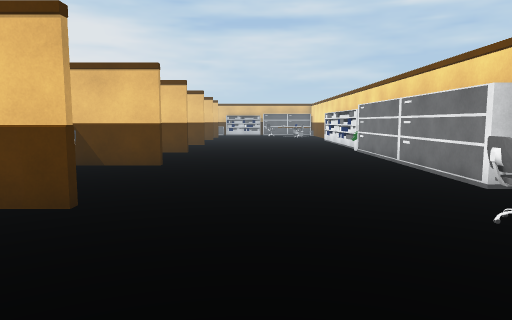
[1] (above)

22 first-person views from a walk through a scene from a Unity 3-D project. The camera is 1.3 m above the floor, tilts 6° down and sees 70° across. The floor is counted in squares, 1 m on a side. Each view is taken from the middle of a square. On the plan, view 1 faces up. The plan holds only what a view shows up to about 15 squares ahead; the rest is blank. The place goes on beyond the plan.

[2]
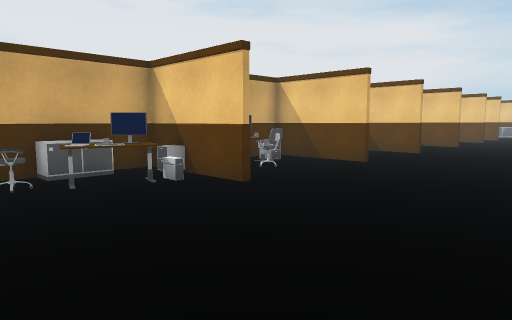

[3]
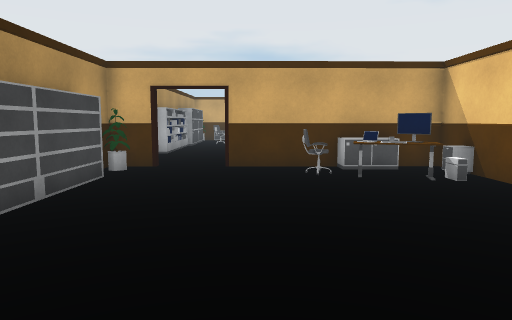

[4]
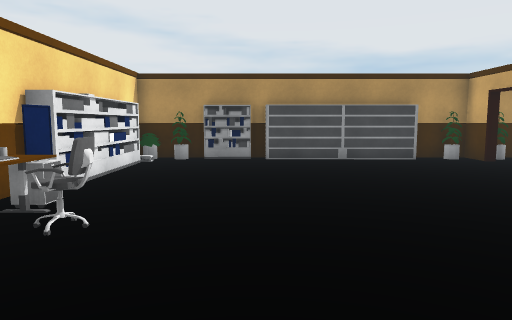

[5]
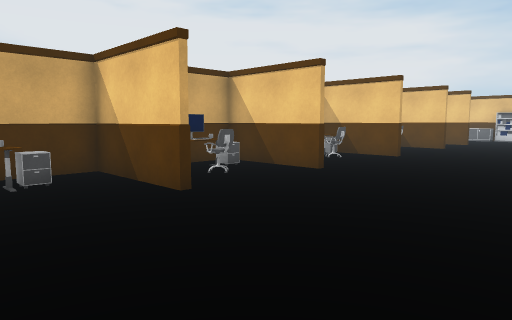

[6]
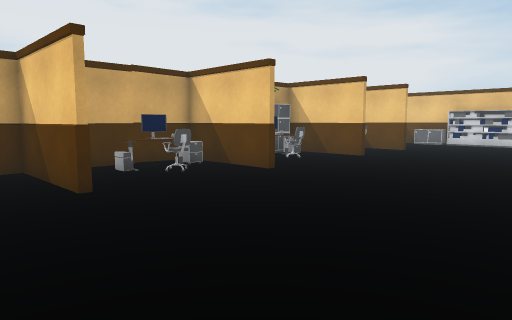

[7]
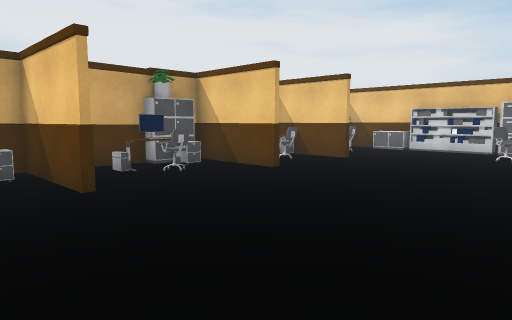

[8]
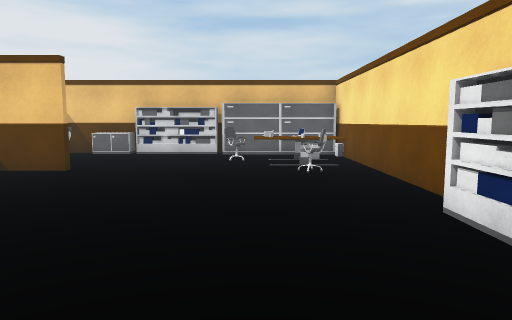

[9]
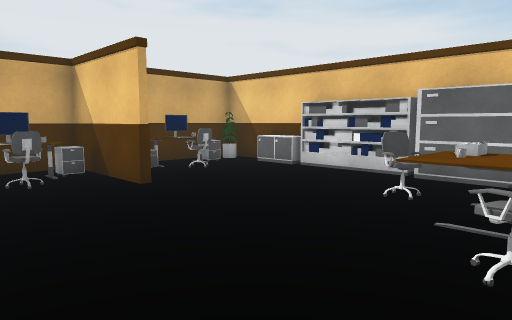

[10]
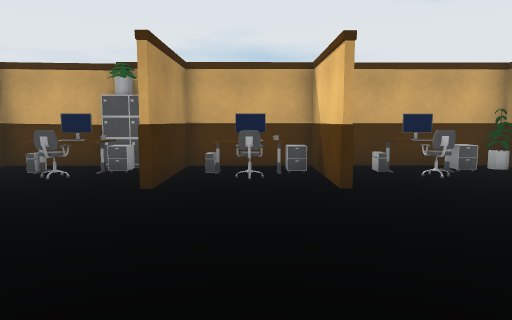

[11]
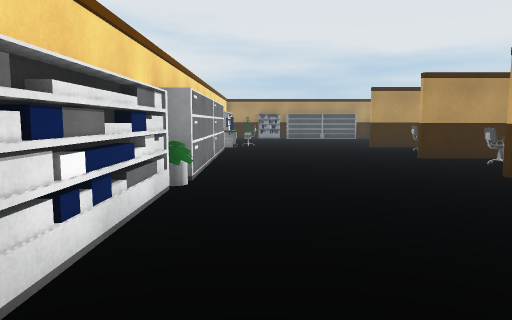

[12]
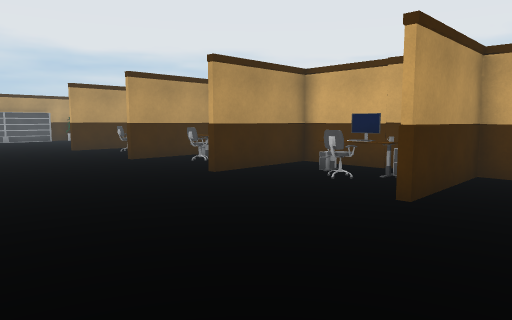

[13]
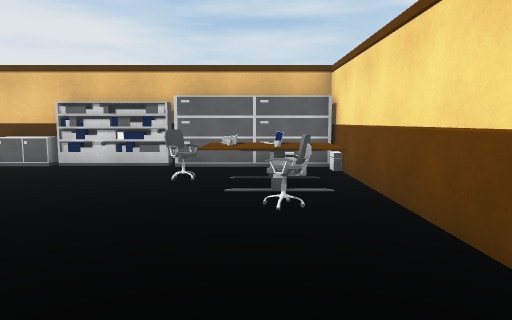

[14]
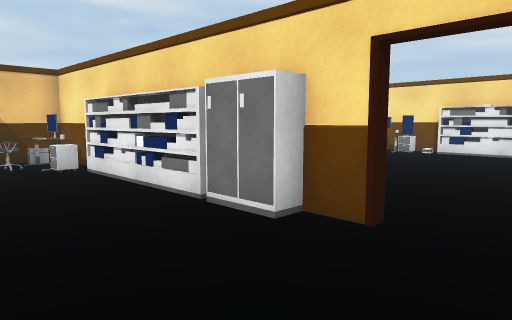

[15]
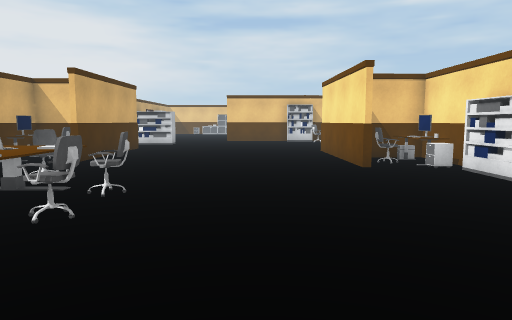

[16]
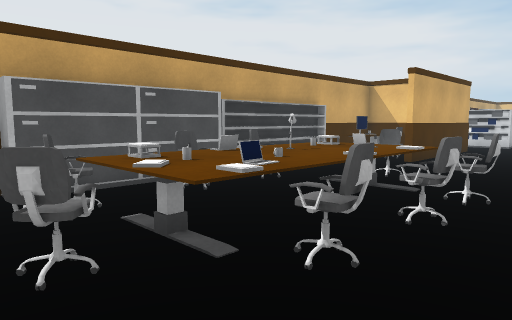

[17]
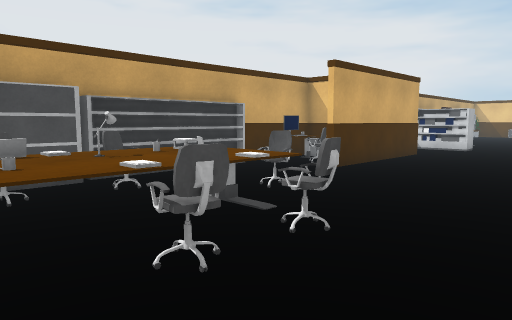

[18]
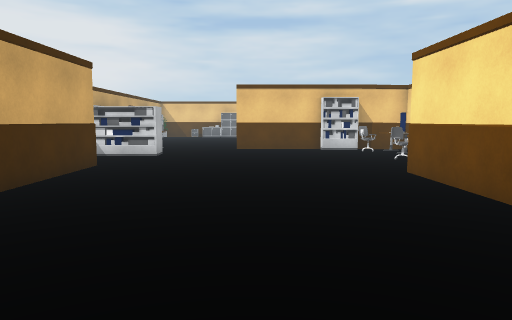

[19]
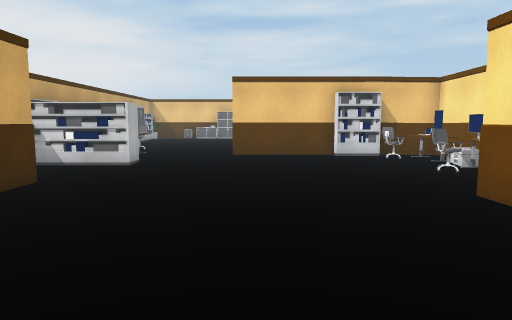

[20]
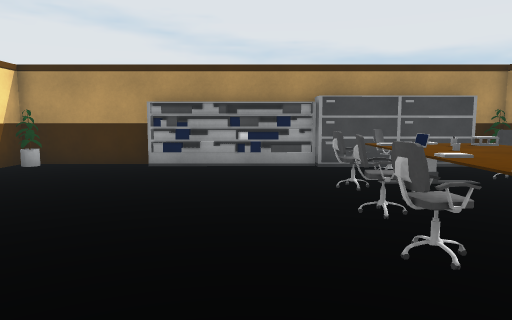

[21]
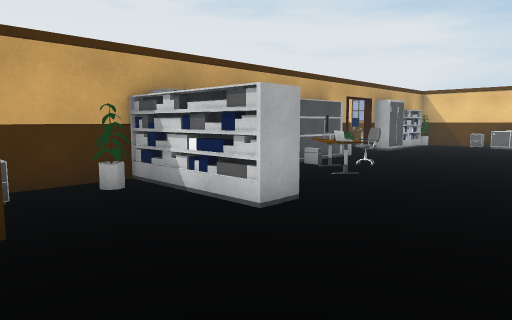

[22]
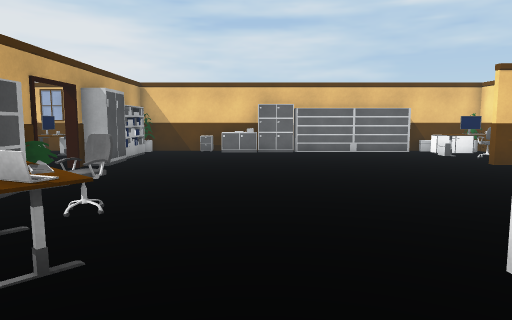

### Floor plan
Points are (right, up) in squares from view 1. A wall is a line through its corners. A room is listed if a view was taken in it or the views show most of it. See-through windows are left out.
Room 1 (views 1, 2, 3, 4, 5, 6, 7, 8, 9, 10, 11, 12, 13, 14, 15, 16, 17, 18, 19, 20, 21, 22)
walls: (-6.8, 15.6) (-2.9, 15.6); (-6.8, 18.4) (-6.8, 21.2) (-9.2, 21.2); (-6.3, 11.1) (-2.8, 11.1); (-2.9, 15.4) (-6.8, 15.4); (-10.9, 21.2) (-15, 21.2); (-2.8, 10.8) (-6.7, 10.8) (-6.7, 8.6); (-9.9, 7.4) (-10.1, 13.5); (-6.8, 7.6) (-6.8, 10.3) (-8.9, 10.3); (-2.9, 20.4) (-6.7, 20.4) (-6.7, 14.4); (-6.7, 23.9) (-6.7, 20.6) (-2.9, 20.6); (-18.7, 14.9) (-18.7, 8.8); (-6.9, 26) (-3, 26); (-2.8, 5.4) (-6.5, 5.4); (-20.1, 11.7) (-21.8, 11.7) (-21.8, 8.4); (-3, 25.8) (-6.8, 25.8); (-6.7, 2.5) (-6.7, -0.9); (-6.7, 27.5) (-6.7, 25.6); (-21.9, 17.9) (-21.9, 15.3); (4.7, 17) (4.7, 21.8); (4.9, 18.3) (5, 21.3); (-9.2, 30) (-9.9, 30); (4.5, 7) (4.4, 15.7); (-3, 29.6) (-6.9, 29.6); (-6.8, -1) (-6.8, 0.2); (4.7, 23.8) (4.7, 25.3); (5, 24.3) (5, 25); (-6.7, -2.9) (-6.7, -3.5); (5.3, 26.3) (5.3, 34.5); (-21.9, 29.2) (-22.4, 29.2); (5.2, 2.1) (5.2, 3.1); (-10.8, -4.2) (-7.5, -4.2); (-5.5, -4.2) (-4.8, -4.2); (-4.4, 35.3) (-6.7, 35.3) (-6.7, 30.7); (0.6, -4.2) (1.2, -4.2); (2.9, -4.2) (3.5, -4.2); (-21.6, -3.8) (-21.6, -4.3)
objects: shelf (-22, 3) to (-21, 5); shelf (-22, 7); other object (-22, 26) to (-21, 27); cabinet (-22, 30) to (-21, 31); shelf (-22, 32) to (-22, 33); other object (-21, -4); other object (-21, -1) to (-21, 2); other object (-21, 9) to (-20, 11); other object (-21, 15); other object (-21, 17); shelf (-21, 18) to (-18, 18); shelf (-21, 19) to (-18, 19); other object (-21, 20); other object (-21, 23) to (-21, 25); other object (-20, -4) to (-16, -4); chair (-20, -1) to (-19, -1); chair (-20, 1); chair (-20, 3); other object (-20, 22) to (-20, 23); chair (-20, 24) to (-19, 24); other object (-19, 0); laptop (-19, 1); other object (-19, 2); other object (-19, 3); other object (-19, 4); laptop (-19, 21); other object (-19, 22); keyboard (-19, 23); chair (-18, -2) to (-17, -2); other object (-18, -1); other object (-18, 0); other object (-18, 1); other object (-18, 2); other object (-18, 3) to (-17, 4); chair (-18, 5) to (-18, 6); other object (-17, -1); laptop (-17, 0); mug (-17, 1); other object (-17, 2); chair (-16, 0); chair (-16, 2); chair (-16, 3) to (-15, 4); shelf (-15, -4) to (-12, -4); shelf (-15, 22) to (-12, 22); shelf (-10, 21); other object (-10, 32) to (-8, 33); cabinet (-10, 34) to (-8, 34); other object (-9, 7) to (-8, 9); chair (-9, 16) to (-9, 17); chair (-9, 20); monitor (-8, 17); monitor (-8, 19); other object (-8, 20); other object (-8, 21); other object (-7, -4); cabinet (-7, 1); shelf (-7, 3) to (-7, 6); cabinet (-7, 24) to (-6, 25); other object (-6, -4); cabinet (-6, 2) to (-6, 4); other object (-6, 12) to (-4, 14); other object (-6, 18) to (-4, 20); other object (-6, 22) to (-4, 24); other object (-6, 27) to (-4, 29); other object (-6, 31) to (-4, 33); other object (-6, 34) to (-6, 35); chair (-5, 1) to (-5, 2); laptop (-5, 3); monitor (-5, 4); cabinet (-5, 5); other object (-5, 8) to (-4, 9); shelf (-4, -4) to (0, -4); other object (-4, 3); other object (-4, 4); cabinet (-4, 35) to (-3, 35); shelf (-2, 35) to (0, 35); chair (1, 32) to (2, 32); other object (1, 35) to (5, 35); shelf (2, -4); other object (3, 4) to (4, 5); chair (3, 29) to (4, 30); other object (4, -4); monitor (4, 3); other object (5, -4); shelf (5, -2) to (5, 1); other object (5, 16)

Where each view was taken, in squares from view 1:
view 1: 0 up, 0 right, facing up
view 2: 0 up, 3 right, facing up-left
view 3: 0 up, 4 right, facing left
view 4: 9 up, 1 right, facing down
view 5: 7 up, 3 right, facing up-left
view 6: 13 up, 4 right, facing up-left
view 7: 18 up, 4 right, facing up-left
view 8: 20 up, 2 right, facing up
view 9: 26 up, 4 right, facing up-left
view 10: 28 up, 4 right, facing left
view 11: 24 up, 3 right, facing down
view 12: 23 up, 3 right, facing down-left
view 13: 24 up, 3 right, facing up
view 14: 3 down, 11 left, facing up-right
view 15: 3 down, 13 left, facing up
view 16: 3 down, 14 left, facing up-left
view 17: 0 up, 13 left, facing up-left
view 18: 4 up, 14 left, facing up
view 19: 7 up, 14 left, facing up
view 20: 7 up, 14 left, facing down
view 21: 14 up, 14 left, facing up-left
view 22: 19 up, 17 left, facing up
